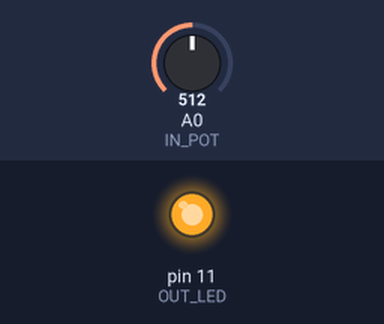
A sketch run on a simulated Arduino Uno, built with avr-gcc and run on an emulated ATmega328P. On the bench: output pins drawn as LEDs (lit = HIGH). Inputs (shaded band) come from the test bench; at power-on: A0 (IN_POT) = 512.

Above: at 1.2 s.
1.3 s: A0 (IN_POT) set to 6
2.8 s: A0 (IN_POT) set to 3
At 3.3 s:
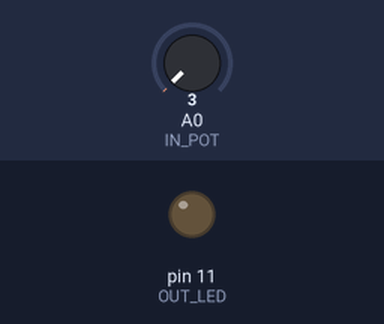
4.3 s: A0 (IN_POT) set to 23
At 5.5 s:
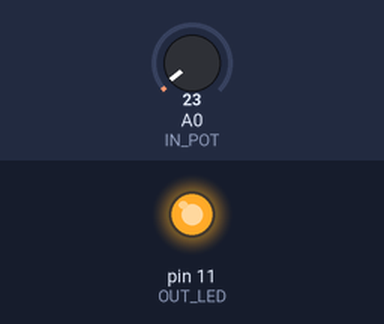
5.8 s: A0 (IN_POT) set to 0
At 6.8 s:
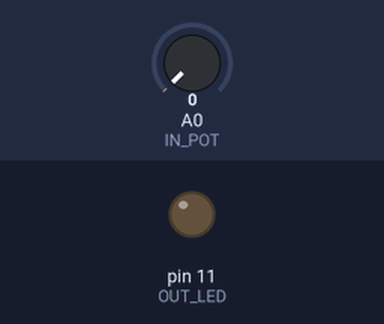
Timing chart, 0 to 8.3 s (numbered marks = the images above; inputs shaded):
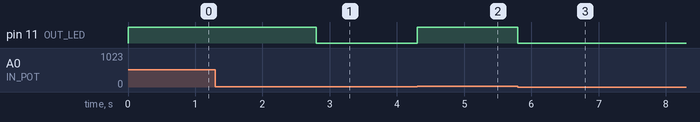

Measured:
- the behaviour switches between 5 and 4 on A0 (IN_POT) (found by bisection; images 0 and 1)
- after the input at 1.3 s, every drawn part: stays the same
- after the input at 2.8 s, pin 11 (OUT_LED): HIGH → LOW at once
- after the input at 4.3 s, pin 11 (OUT_LED): LOW → HIGH at once
- after the input at 5.8 s, pin 11 (OUT_LED): HIGH → LOW at once

The sketch:

intensidade_do_led.ino
```cpp
constexpr int IN_POT{A0};
constexpr int OUT_LED{11}; // NOTE: PWM

void setup() {
    pinMode(OUT_LED, OUTPUT);
}

void loop() {
    auto pot_value{analogRead(IN_POT)};
    auto led_value = map(pot_value, 0, 1023, 0, 255); // Escala [0-1023] para [0-255], cumprindo os requisitos de PWM do Arduino

    digitalWrite(OUT_LED, led_value);
}
```

contador.cpp
```cpp
#include "Arduino.h"

constexpr byte MAX_BUF_S = 13; // No contexto do Arduino R3, o máximo é 13 (111111111111B)
byte BUF_END = 0; // Index necessário para localizar o último char da array

char num_in[MAX_BUF_S];
double dec_out = 0.0; // a função pow() funciona apenas com double, se não leva a truncamento

byte bin_out[MAX_BUF_S - 1];

byte LED[MAX_BUF_S - 1];

// Essa flag garantirá que getNum() seja chamado apenas 1 vez no programa inteiro
bool hasInput = false;

enum NumberalSystem {
  Decimal = 1,
  Binary,
  Octal,
  Hexadecimal,
  Invalid,
};

void setup() {
  Serial.begin(9600);

  for(auto i = 0; i < MAX_BUF_S - 1; i++) {
      LED[i] = i+1;
      pinMode(LED[i], OUTPUT);
  }

  Serial.println("Insira o valor maximo do contador [0-4095d]");
  Serial.println("Utilize a ordem esquerda->direita.");
  Serial.println("Coloque o sis. numerico no final do numero");
  Serial.println("Ex: FFh, 101b, 13d, 65o");
  Serial.println();
}

// ----
// Essa função pega o input do usuário pelo serial, só é executada uma
// vez durante todo o runtime
// ----
void getNum() {

  // NOTE: esse objeto só vai ser construído uma vez durante o programa
  String str_buf;

  if (Serial.available() > 0) {
    str_buf = Serial.readStringUntil('\n');
    str_buf.toCharArray(num_in, MAX_BUF_S);
    BUF_END = str_buf.length() - 1; // considerando a contagem a partir do 0

    hasInput = true;
  }
}

// ----
// Detecta se o input está em hexadecimal, octal, binário ou decimal
// ----
int getNumSystem() {
  char systemChar = num_in[BUF_END];
  NumberalSystem numSystem;

  switch (systemChar) {
  case 'f':
  case 'F': {
    numSystem = Hexadecimal;
    break;
  }

  case 'o':
  case 'O': {
    numSystem = Octal;
    break;
  }

  case 'b':
  case 'B': {
    numSystem = Binary;
    break;
  }

  case 'd':
  case 'D': {
    numSystem = Decimal;
    break;
  }

  default: {
    numSystem = Invalid;
    break;
  }
  }

  return numSystem;
}

// -- Algoritmos de Conversão SISTEMA -> Decimal + utilitários

// Verifica se o caractére está em um intervalo [a, b] na tabela ASCII
// essa função auxilia bastante na legibilidade do código
bool char_is_in_between(char ch, char a, char b) {
  return (ch >= a && ch <= b) ? true : false;
}

byte hex_digit_value(char hex_char) {
  byte num_buf = 0;

  if (char_is_in_between(hex_char, '0', '9'))
    num_buf = hex_char - '0'; // considerando valores da tabela ASCII

  else if (char_is_in_between(hex_char, 'A', 'F'))
    num_buf = 15 - ('F' - hex_char);

  else if (char_is_in_between(hex_char, 'a', 'f'))
    num_buf = 15 - ('f' - hex_char);

  return num_buf;
}

void hex_to_dec() {
  byte num_hex_digit = BUF_END; // excluindo o indicador de sistema numérico pois começa a contar do 0

  for (auto i = 0; i < num_hex_digit; i++) {
    auto exp = (num_hex_digit - i) - 1;
    dec_out += hex_digit_value(num_in[i]) * pow(16, exp);
  }
}

// --- Execução
void dec_to_bin(int dec_value) {
    for(auto i = 0; i < MAX_BUF_S - 1; i++)
        // obs: array termina em MAX_BUF_S - 2 por causa do [0]
        bin_out[(MAX_BUF_S - 2) - i] = (dec_value >> i) & 0b1;
}

void bin_to_led() {
    for(auto i = 0; i < MAX_BUF_S - 1; i++)
        digitalWrite(LED[i], bin_out[i]);
}

void count() {
    int max_number = int(round(dec_out));

    for(auto i = 0; i <= max_number; i++) {
        dec_to_bin(i);
        bin_to_led();
        delay(1000);
    }
}

void execute() {
  Serial.print("[LOG] limite do contador estabelecido para ");
  Serial.println(num_in);

  switch (getNumSystem()) {
    case NumberalSystem::Hexadecimal: {
        hex_to_dec();
        count();
        break;
    }
  }

  dec_out = 0;
}

void loop() {
  if (!hasInput)
      getNum();
  else
      execute();
}
```
